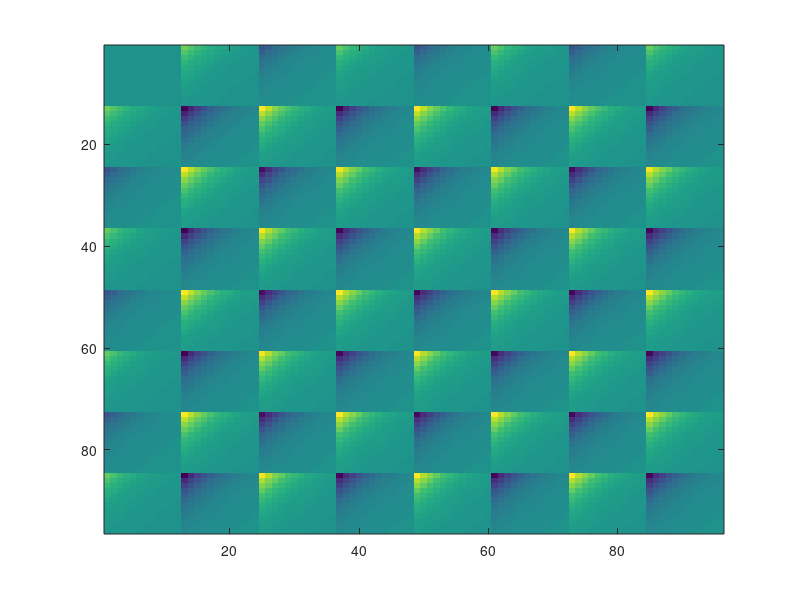

The MATLAB source for this figure:
x = 0:100;
h = -0.2*0.8.^x;
h(1) = h(1)+1;
img=checkerboard(12);
img(img>0.5)=1;
img = filter(h, 1, img);
img = img';
img = filter(h, 1, img);
img = img';
imagesc(img)